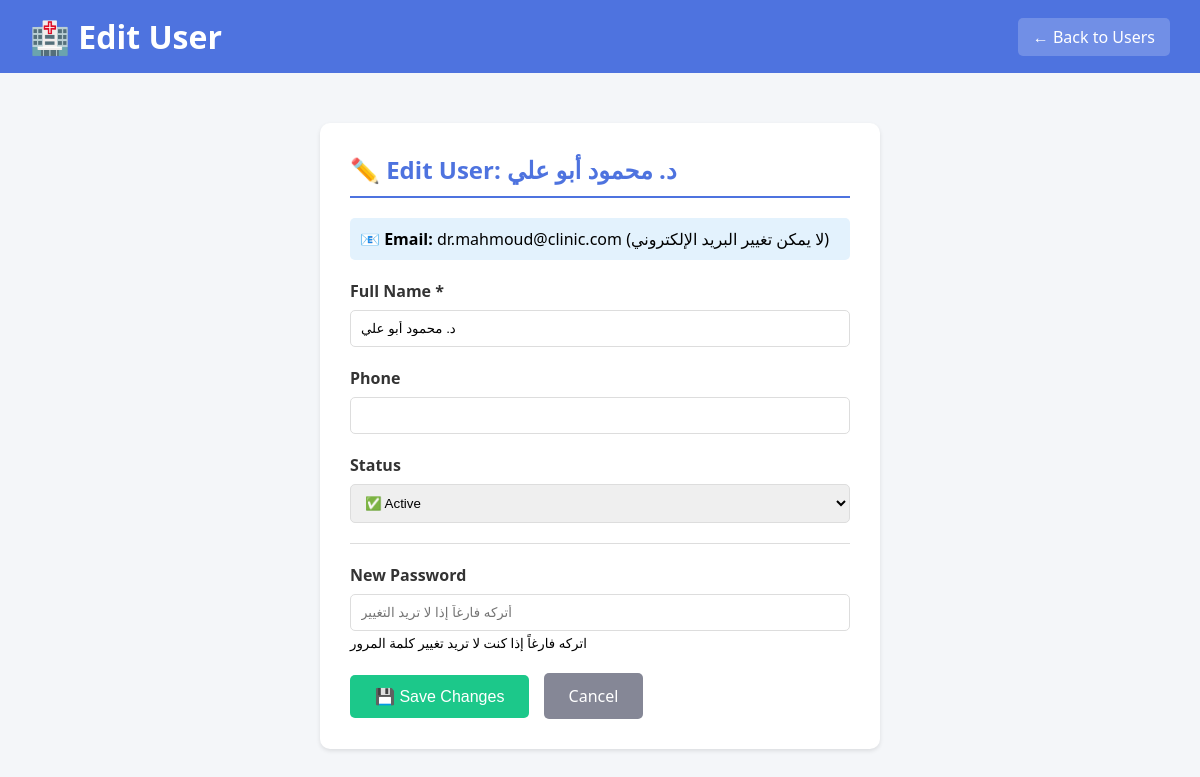
Page /edit_user.php?id=5 (signed in) on the committed database.
### tables this page shows
CREATE TABLE `users` (
  `id` int(10) UNSIGNED NOT NULL,
  `name` varchar(120) NOT NULL,
  `email` varchar(180) NOT NULL,
  `password` varchar(255) NOT NULL,
  `role` enum('admin','doctor','patient') NOT NULL DEFAULT 'patient',
  `phone` varchar(20) DEFAULT NULL,
  `avatar` varchar(255) DEFAULT NULL,
  `is_active` tinyint(1) NOT NULL DEFAULT 1,
  `created_at` timestamp NOT NULL DEFAULT current_timestamp()
);

### edit_user.php (the view, shortened to what this page needs)
<?php
$host = 'localhost';
$user = 'root';
$pass = '';
$db = 'clinicdesk_db';
$conn = new mysqli($host, $user, $pass, $db);
$id = $_GET['id'] ?? 0;
$stmt = $conn->prepare("SELECT * FROM users WHERE id = ?");
$stmt->bind_param("i", $id);
$stmt->execute();
$result = $stmt->get_result();
$user_data = $result->fetch_assoc();
?>
<!DOCTYPE html>
<html>
<head>
    <link rel="stylesheet" href="https://cdn.jsdelivr.net/npm/sweetalert2@11/dist/sweetalert2.min.css">
</head>
<body>
    <div class="header">
        <h1>🏥 Edit User</h1>
        <a href="users_list.php">← Back to Users</a>
    </div>
    <div class="container">
        <div class="card">
            <h2>✏️ Edit User: <?= htmlspecialchars($user_data['name']) ?></h2>
            <div class="info-box">
                <strong>📧 Email:</strong> <?= htmlspecialchars($user_data['email']) ?> (لا يمكن تغيير البريد الإلكتروني)
            </div>
            <form method="POST">
                <div class="form-group">
                    <label>Full Name *</label>
                    <input type="text" name="name" value="<?= htmlspecialchars($user_data['name']) ?>" required>
                </div>
                <div class="form-group">
                    <label>Phone</label>
                    <input type="text" name="phone" value="<?= htmlspecialchars($user_data['phone'] ?? '') ?>">
                </div>
                <div class="form-group">
                    <label>Status</label>
                    <select name="is_active">
                        <option value="1" <?= $user_data['is_active'] ? 'selected' : '' ?>>✅ Active</option>
                    </select>
                </div>
                <hr>
                <div class="form-group">
                    <label>New Password</label>
                    <input type="password" name="new_password" placeholder="أتركه فارغاً إذا لا تريد التغيير">
                    <small>اتركه فارغاً إذا كنت لا تريد تغيير كلمة المرور</small>
                </div>
                <button type="submit" class="btn-save">💾 Save Changes</button>
                <a href="users_list.php" class="btn-cancel">Cancel</a>
            </form>
        </div>
    </div>
</body>
</html>

### edit_user.php (style rules this page uses)
* { margin: 0; padding: 0; box-sizing: border-box; }
body { font-family: 'Segoe UI', Tahoma, Geneva, Verdana, sans-serif; background: #f4f6f9; }
.header { background: #4e73df; color: white; padding: 15px 30px; display: flex; justify-content: space-between; align-items: center; }
.header a { color: white; text-decoration: none; background: rgba(255,255,255,0.2); padding: 8px 15px; border-radius: 5px; }
.container { max-width: 600px; margin: 50px auto; padding: 0 20px; }
.card { background: white; border-radius: 10px; padding: 30px; box-shadow: 0 2px 4px rgba(0,0,0,0.1); }
.card h2 { color: #4e73df; margin-bottom: 20px; border-bottom: 2px solid #4e73df; padding-bottom: 10px; }
.form-group { margin-bottom: 20px; }
.form-group label { display: block; margin-bottom: 8px; font-weight: bold; color: #333; }
.form-group input, .form-group select { width: 100%; padding: 10px; border: 1px solid #ddd; border-radius: 5px; }
.btn-save { background: #1cc88a; color: white; padding: 12px 25px; border: none; border-radius: 5px; cursor: pointer; font-size: 16px; }
.btn-cancel { background: #858796; color: white; padding: 12px 25px; border: none; border-radius: 5px; cursor: pointer; font-size: 16px; margin-left: 10px; text-decoration: none; display: inline-block; }
.info-box { background: #e3f2fd; padding: 10px; border-radius: 5px; margin-bottom: 20px; }
hr { margin: 20px 0; border: none; border-top: 1px solid #ddd; }

### rows in the picture
users: name "د. محمود أبو علي", email "dr.mahmoud@clinic.com", is_active "✅ Active"
